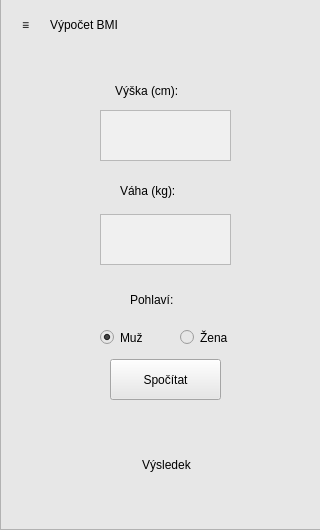
<?xml version="1.0" encoding="UTF-8"?>
<ui version="4.0">
 <class>calc_main</class>
 <widget class="QWidget" name="calc_main">
  <property name="geometry">
   <rect>
    <x>0</x>
    <y>0</y>
    <width>320</width>
    <height>530</height>
   </rect>
  </property>
  <property name="windowTitle">
   <string>calc_main</string>
  </property>
  <property name="styleSheet">
   <string notr="true">border-color: rgb(0, 0, 0);
background-color: rgb(167, 167, 167);</string>
  </property>
  <widget class="QFrame" name="frame">
   <property name="geometry">
    <rect>
     <x>0</x>
     <y>-1</y>
     <width>321</width>
     <height>531</height>
    </rect>
   </property>
   <property name="styleSheet">
    <string notr="true">background-color: rgb(231, 231, 231);</string>
   </property>
   <property name="frameShape">
    <enum>QFrame::StyledPanel</enum>
   </property>
   <property name="frameShadow">
    <enum>QFrame::Raised</enum>
   </property>
   <widget class="QToolButton" name="toolButton">
    <property name="geometry">
     <rect>
      <x>10</x>
      <y>10</y>
      <width>31</width>
      <height>31</height>
     </rect>
    </property>
    <property name="styleSheet">
     <string notr="true">font: 14pt &quot;MS Shell Dlg 2&quot;;
background-color: rgb(231, 231, 231);
border: none;</string>
    </property>
    <property name="text">
     <string>≡</string>
    </property>
   </widget>
   <widget class="QLabel" name="mod">
    <property name="geometry">
     <rect>
      <x>50</x>
      <y>11</y>
      <width>150</width>
      <height>30</height>
     </rect>
    </property>
    <property name="styleSheet">
     <string notr="true">font: 14pt &quot;MS Shell Dlg 2&quot;;</string>
    </property>
    <property name="text">
     <string>Výpočet BMI</string>
    </property>
   </widget>
   <widget class="QPlainTextEdit" name="plainTextEdit_2">
    <property name="geometry">
     <rect>
      <x>100</x>
      <y>215</y>
      <width>131</width>
      <height>51</height>
     </rect>
    </property>
    <property name="styleSheet">
     <string notr="true">background-color: rgb(240, 240, 240);
font: 12pt &quot;MS Shell Dlg 2&quot;;</string>
    </property>
   </widget>
   <widget class="QPushButton" name="pushButton">
    <property name="geometry">
     <rect>
      <x>110</x>
      <y>360</y>
      <width>111</width>
      <height>41</height>
     </rect>
    </property>
    <property name="styleSheet">
     <string notr="true">font: 14pt &quot;MS Shell Dlg 2&quot;;background-color: rgb(231, 231, 231);
margin: 0px;</string>
    </property>
    <property name="text">
     <string>Spočítat</string>
    </property>
   </widget>
   <widget class="QLabel" name="label_3">
    <property name="geometry">
     <rect>
      <x>130</x>
      <y>280</y>
      <width>71</width>
      <height>41</height>
     </rect>
    </property>
    <property name="styleSheet">
     <string notr="true">font: 14pt &quot;MS Shell Dlg 2&quot;;background-color: rgb(231, 231, 231);
border: none;</string>
    </property>
    <property name="text">
     <string>Pohlaví:</string>
    </property>
   </widget>
   <widget class="QRadioButton" name="radioButton">
    <property name="geometry">
     <rect>
      <x>100</x>
      <y>330</y>
      <width>51</width>
      <height>17</height>
     </rect>
    </property>
    <property name="styleSheet">
     <string notr="true">font: 11pt &quot;MS Shell Dlg 2&quot;;background-color: rgb(231, 231, 231);
border: none;</string>
    </property>
    <property name="text">
     <string>Muž</string>
    </property>
    <property name="checked">
     <bool>true</bool>
    </property>
   </widget>
   <widget class="QRadioButton" name="radioButton_2">
    <property name="geometry">
     <rect>
      <x>180</x>
      <y>330</y>
      <width>61</width>
      <height>17</height>
     </rect>
    </property>
    <property name="styleSheet">
     <string notr="true">font: 11pt &quot;MS Shell Dlg 2&quot;;background-color: rgb(231, 231, 231);
border: none;</string>
    </property>
    <property name="text">
     <string>Žena</string>
    </property>
   </widget>
   <widget class="QLabel" name="label_4">
    <property name="geometry">
     <rect>
      <x>86</x>
      <y>440</y>
      <width>161</width>
      <height>51</height>
     </rect>
    </property>
    <property name="styleSheet">
     <string notr="true">font: 20pt &quot;MS Shell Dlg 2&quot;;</string>
    </property>
    <property name="text">
     <string>Výsledek</string>
    </property>
    <property name="alignment">
     <set>Qt::AlignCenter</set>
    </property>
   </widget>
   <zorder>toolButton</zorder>
   <zorder>mod</zorder>
   <zorder>pushButton</zorder>
   <zorder>plainTextEdit_2</zorder>
   <zorder>label_3</zorder>
   <zorder>radioButton</zorder>
   <zorder>radioButton_2</zorder>
   <zorder>label_4</zorder>
  </widget>
  <widget class="QLabel" name="label">
   <property name="geometry">
    <rect>
     <x>115</x>
     <y>70</y>
     <width>101</width>
     <height>41</height>
    </rect>
   </property>
   <property name="styleSheet">
    <string notr="true">font: 14pt &quot;MS Shell Dlg 2&quot;;background-color: rgb(231, 231, 231);</string>
   </property>
   <property name="text">
    <string>Výška (cm):</string>
   </property>
  </widget>
  <widget class="QPlainTextEdit" name="plainTextEdit">
   <property name="geometry">
    <rect>
     <x>100</x>
     <y>110</y>
     <width>131</width>
     <height>51</height>
    </rect>
   </property>
   <property name="layoutDirection">
    <enum>Qt::LeftToRight</enum>
   </property>
   <property name="styleSheet">
    <string notr="true">background-color: rgb(240, 240, 240);
font: 12pt &quot;MS Shell Dlg 2&quot;;</string>
   </property>
   <property name="plainText">
    <string/>
   </property>
  </widget>
  <widget class="QLabel" name="label_2">
   <property name="geometry">
    <rect>
     <x>120</x>
     <y>170</y>
     <width>91</width>
     <height>41</height>
    </rect>
   </property>
   <property name="styleSheet">
    <string notr="true">font: 14pt &quot;MS Shell Dlg 2&quot;;background-color: rgb(231, 231, 231);
border: none;</string>
   </property>
   <property name="text">
    <string>Váha (kg):</string>
   </property>
  </widget>
  <zorder>frame</zorder>
  <zorder>label</zorder>
  <zorder>label_2</zorder>
  <zorder>plainTextEdit</zorder>
 </widget>
 <resources/>
 <connections/>
</ui>
